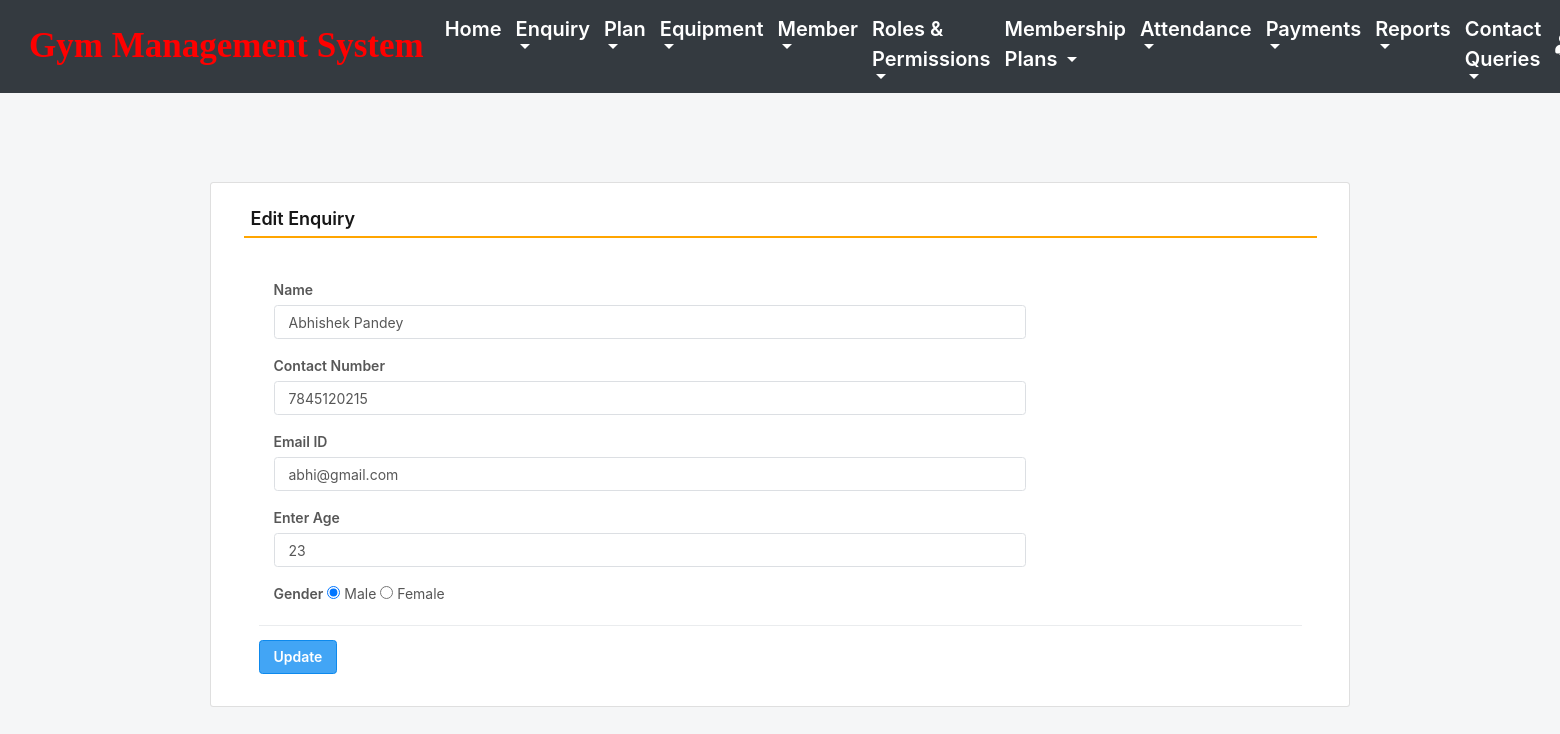
The page /edit_Enquiry/1 (signed in) on the database its author committed.
### gym/models.py (models this page shows, shortened)
class Enquiry(models.Model):
    name = models.CharField(max_length=150, null=True)
    mobile = models.CharField(max_length=15, null=True)
    email = models.CharField(max_length=50, null=True)
    age = models.CharField(max_length=15, null=True)
    gender = models.CharField(max_length=10, null=True)

### gym/views.py (the view, shortened to what this page needs)
# urls.py: path('edit_Enquiry/<int:pid>', edit_Enquiry, name='edit_Enquiry'),
def edit_Enquiry(request,pid):
    error = ""
    if not request.user.is_authenticated:
        return redirect(admin_login)
    user = request.user
    enquiry = Enquiry.objects.get(id=pid)
    return render(request,'edit_Enquiry.html', locals())

### gym/templates/edit_Enquiry.html (shortened to what this page needs)
{% include 'admin_nav.html' %}
{% load static %}
{% block main %}
 <html lang="en" class="no-focus">
 <link rel="stylesheet" id="css-main" href="{% static 'css1/codebase.min.css' %}">
 <br><br><br><br>
	<div class="container card shadow mt-5">
		<div class="card-body">
			<h5 class="p-2" style="border-bottom: 2px solid orange">Edit Enquiry</h5>
             <br>
			<div class="container-fluid">
					<form method="post">
                        <div class="col-sm-9">
							<div class="form-group">
								<label>Name</label>
                                <input type="text" name="name" class="form-control" value="{{enquiry.name}}">
							</div>
						</div>
                        <div class="col-sm-9">
							<div class="form-group">
								<label>Contact Number</label>
                                <input type="text" name="mobile" class="form-control" value="{{enquiry.mobile}}">
							</div>
						</div>
                        <div class="col-sm-9">
							<div class="form-group">
								<label>Email ID</label>
                                <input type="text" name="email" class="form-control" value="{{enquiry.email}}">
							</div>
						</div>
                        <div class="col-sm-9">
							<div class="form-group">
								<label>Enter Age</label>
                                <input type="text" name="age" class="form-control" value="{{enquiry.age}}">
							</div>
						</div>
                        <div class="col-sm-9">
							<div class="form-group">
								<label>Gender</label>
                                {% if enquiry.gender == "Male" %}
								<input type="radio" name="gender" value="Male" checked> Male
								<input type="radio" name="gender" value="Female"> Female
								{% endif %}
							</div>
						</div>
						<hr>
						<input type="submit" value="Update" class="btn btn-primary">
					</form>
				</div>
			</div>
		</div>
        <link rel="stylesheet" href="https://use.fontawesome.com/releases/v5.6.3/css/all.css">
 </html>
{% endblock %}

### gym/templates/admin_nav.html (style rules this page uses)
.container-fluid { padding-right: 15px; padding-left: 15px; }

### rows shown on the page
Enquiry: name "Abhishek Pandey", mobile "7845120215", email "abhi@gmail.com", age "23"
